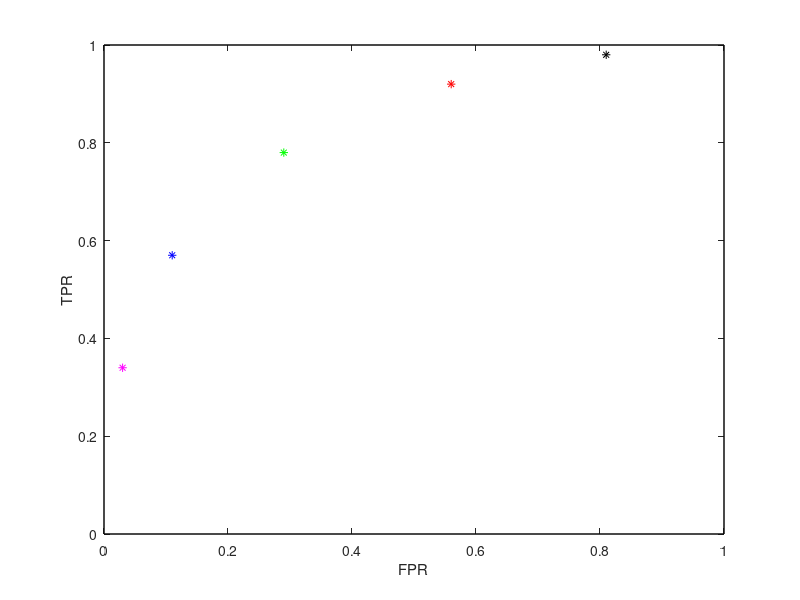

Reproduce this figure in MATLAB.
% CISC271, Winter 2022: Homework for Week #9, data

    % Question 1: Confusion matrix
    y1 = [1  -1  -1   1  -1   1   1   1  -1  -1   1  -1]';
    q1 = [1  -1   1   1  -1   1  -1   1   1  -1   1  -1]';
    
    %true false comparison for labels and predictions
    tp = sum((y1>0) & (q1 > 0));
    tn = sum(~(y1>0) & ~(q1 > 0));
    fp = sum(~(y1>0) & (q1 > 0));
    fn = sum((y1>0) & ~(q1 > 0));
    %confusion matrix
    Ccomp = [tp fn ; fp tn]
    %confusion from builtin
    Cmat = confusionmat(y1, q1, ...
        'Order', [1,-1]);

    % Question 2: Y labels and Z scores
    y2 = [1  -1  -1   1  -1   1   1   1  -1  -1   1  -1]';
    %z2 = [-2.5, -2, -1.5, -1, -0.5 0, 0.5, 1, 1.5, 2, 2.5, 3];
    z2 = linspace(-2.5, 3, 12);
    t2vals = [-0.75 ; -0.25 ; 1.25];

    %classes and confusion matrices
    q2a = sign(z2 - t2vals(1));
    q2b = sign(z2 - t2vals(2));
    q2c = sign(z2 - t2vals(3));

    %compute confusion matrix myself
    q2aa = q2a';
    tp1 = sum((y2>0) & (q2aa > 0));
    tn1 = sum(~(y2>0) & ~(q2aa > 0));
    fp1 = sum(~(y2>0) & (q2aa > 0));
    fn1 = sum((y2>0) & ~(q2aa > 0));
    cmatq2 = [tp1 fn1; fp1 tn1]
    %compute confusion matrices with built-in function
    disp(' Y2 Q2a Q2b Q2c');
    Cmat1r = [tp1 fn1 ; fp1 tn1]
    Cmat1b = confusionmat(y2, q2a, ...
        'Order', [1,-1])
    Cmat2b = confusionmat(y2, q2b, ...
        'Order', [1,-1])
    Cmat3b = confusionmat(y2, q2c, ...
        'Order', [1,-1])
    
    % Question 3: confusion matrices
    cm3a = [98  2 ; 81 19];
    cm3b = [92  8 ; 56 44];
    cm3c = [78 22 ; 29 71];
    cm3d = [57 43 ; 11 89];
    cm3e = [34 66 ;  3 97];

    %Q3: FPR and TPR per matrix
    fprA = cm3a(2,1)/sum(cm3a(2,:)); %false positive RATE (false alarm rate)
    tprA = cm3a(1,1)/sum(cm3a(1,:)); %true positive RATE (sensitivity)
    fprintf('FPR=%0.2f TPR=%0.2f\n', fprA,tprA)
    fnrA = cm3a(1,2)/ sum(cm3a(2,:)); %false negative RATE (miss rate)
    tnrA = cm3a(2,2)/ sum(cm3a(2,:)); %true negative RATE (specificity)
    acc = (cm3a(1,1) + cm3a(2,2)) / (sum(cm3a(1,:)) + sum(cm3a(2,:))); %accuracy
    
    fprB = cm3b(2,1)/sum(cm3b(2,:));
    tprB = cm3b(1,1)/sum(cm3b(1,:));
    fprintf('FPR=%0.2f TPR=%0.2f\n', fprB,tprB)
    
    fprC = cm3c(2,1)/sum(cm3c(2,:));
    tprC = cm3c(1,1)/sum(cm3c(1,:));
    fprintf('FPR=%0.2f TPR=%0.2f\n', fprC,tprC)

    fprD = cm3d(2,1)/sum(cm3d(2,:));
    tprD = cm3d(1,1)/sum(cm3d(1,:));
    fprintf('FPR=%0.2f TPR=%0.2f\n', fprD,tprD)
    
    fprE = cm3e(2,1)/sum(cm3e(2,:));
    tprE = cm3e(1,1)/sum(cm3e(1,:));
    fprintf('FPR=%0.2f TPR=%0.2f\n', fprE,tprE)

      
    % Question 4: ROC vectors
    rv4a = [0.05;0.60];
    rv4b = [0.40;0.80];
    rv4c = [0.65;0.66];
    rv4d = [0.01;0.99];
    rv4e = [0.60;0.19];

    %Q3: plot a blank square
    hv = [0 1 1 0 0];
    vv = [0 0 1 1 0]; 
    plot(hv, vv, 'k-')
    % plot (0,0), then (1,0), then (1,1) etc.
    % we tell matlab to plot with black line, so we get a black square
    xlabel('FPR');
    ylabel('TPR');

    %Q3: add the ROC points
    hold on;
    plot(fprA, tprA, 'k*')
    plot(fprB, tprB, 'r*')
    plot(fprC, tprC, 'g*')
    plot(fprD, tprD, 'b*')
    plot(fprE, tprE, 'm*')

    %Q4: Interpreting ROC vectos
    %sensitivity is TPR
    %specificity is TNR
    %Vector D and E: D is nearly perfect, E is worse than chance


